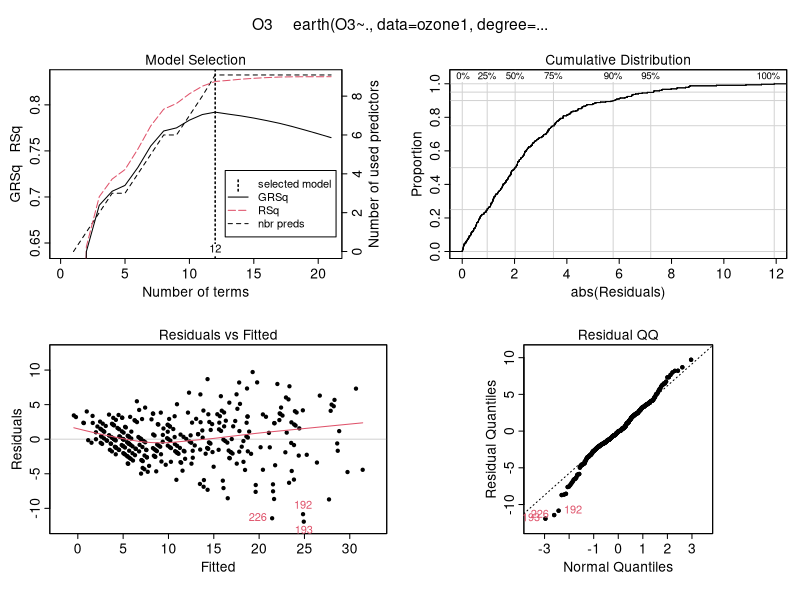

Write the R code that produced this figure.
library(earth)


### Name: plot.earth
### Title: Plot an earth object
### Aliases: plot.earth earth_plotmodsel
### Keywords: models

### ** Examples

data(ozone1)
earth.mod <- earth(O3 ~ ., data = ozone1, degree = 2)
plot(earth.mod)
